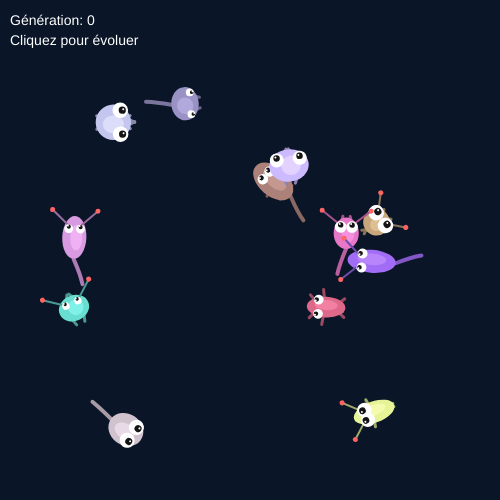
Frame 1 (no input)
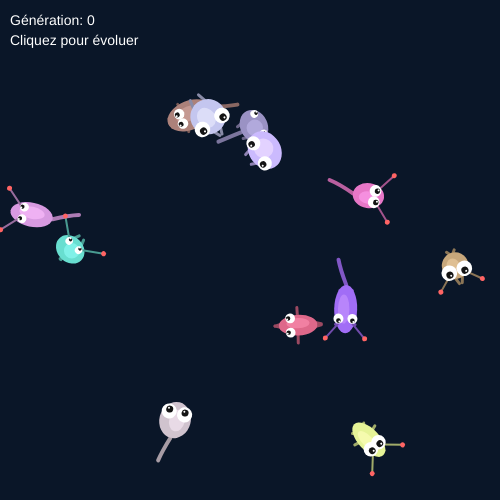
Frame 60 (no input)
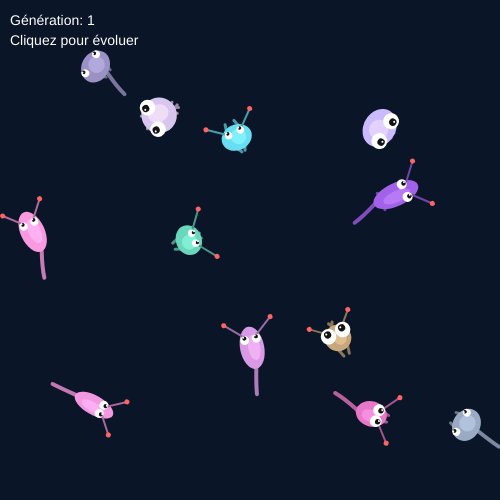
Frame 120 (the mouse pressed at the canvas centre since frame 60)

The p5.js sketch that drew these frames (run headless with seeded random() and noise() and a simulated clock; from frame 60 on, the mouse is pressed at the canvas centre):

// p5.js sketch
// ── sketch.js
// GENUARY 29 - Évolution génétique et mutation
// Petites créatures qui évoluent avec des mutations

let creatures = [];
let generation = 0;

let FOND = "#0a1628";

function setup() {
  createCanvas(500, 500);

  // Créer la population initiale
  for (let i = 0; i < 12; i++) {
    creatures.push(new Creature());
  }
}

function draw() {
  background(FOND);

  // Dessiner et mettre à jour les créatures
  for (let c of creatures) {
    c.update();
    c.display();
  }

  // Afficher la génération
  fill(255);
  noStroke();
  textSize(14);
  text("Génération: " + generation, 10, 25);
  text("Cliquez pour évoluer", 10, 45);
}

function mousePressed() {
  // Nouvelle génération avec mutations
  let newCreatures = [];

  for (let i = 0; i < 12; i++) {
    let parent = random(creatures);
    newCreatures.push(parent.reproduce());
  }

  creatures = newCreatures;
  generation++;
}

class Creature {
  constructor(genes) {
    if (genes) {
      this.genes = genes;
    } else {
      // Gènes aléatoires
      this.genes = {
        bodyW: random(25, 50),
        bodyH: random(20, 40),
        r: random(100, 255),
        g: random(100, 255),
        b: random(100, 255),
        speed: random(0.5, 2),
        legs: floor(random(2, 6)),
        legLength: random(10, 25),
        eyeSize: random(5, 12),
        eyeSpacing: random(0.3, 0.7),
        hasAntenna: random() > 0.5,
        hasTail: random() > 0.5
      };
    }

    this.x = random(50, width - 50);
    this.y = random(80, height - 50);
    this.angle = random(TWO_PI);
    this.time = random(1000);
  }

  update() {
    this.time += 0.05;
    this.x += cos(this.angle) * this.genes.speed;
    this.y += sin(this.angle) * this.genes.speed;
    this.angle += sin(this.time) * 0.05;

    // Rebondir sur les bords
    if (this.x < 30 || this.x > width - 30) this.angle = PI - this.angle;
    if (this.y < 60 || this.y > height - 30) this.angle = -this.angle;

    this.x = constrain(this.x, 30, width - 30);
    this.y = constrain(this.y, 60, height - 30);
  }

  display() {
    push();
    translate(this.x, this.y);
    rotate(this.angle);

    let col = color(this.genes.r, this.genes.g, this.genes.b);

    // Pattes qui bougent
    stroke(red(col) * 0.7, green(col) * 0.7, blue(col) * 0.7);
    strokeWeight(3);
    for (let i = 0; i < this.genes.legs; i++) {
      let legAngle = map(i, 0, this.genes.legs - 1, -PI / 3, PI / 3);
      let wiggle = sin(this.time * 3 + i * 2) * 0.3;

      // Pattes du haut
      let lx = cos(legAngle + wiggle + HALF_PI) * this.genes.legLength;
      let ly = sin(legAngle + wiggle + HALF_PI) * this.genes.legLength;
      line(0, -this.genes.bodyH * 0.3, lx, ly - this.genes.bodyH * 0.3);

      // Pattes du bas
      lx = cos(-legAngle - wiggle - HALF_PI) * this.genes.legLength;
      ly = sin(-legAngle - wiggle - HALF_PI) * this.genes.legLength;
      line(0, this.genes.bodyH * 0.3, lx, ly + this.genes.bodyH * 0.3);
    }

    // Queue
    if (this.genes.hasTail) {
      stroke(red(col) * 0.8, green(col) * 0.8, blue(col) * 0.8);
      strokeWeight(4);
      noFill();
      let tailWiggle = sin(this.time * 2) * 0.5;
      beginShape();
      vertex(-this.genes.bodyW / 2, 0);
      quadraticVertex(
        -this.genes.bodyW / 2 - 15, tailWiggle * 15,
        -this.genes.bodyW / 2 - 25, tailWiggle * 20
      );
      endShape();
    }

    // Corps (forme ovale)
    noStroke();
    fill(col);
    ellipse(0, 0, this.genes.bodyW, this.genes.bodyH);

    // Ventre plus clair
    fill(red(col) + 40, green(col) + 40, blue(col) + 40, 150);
    ellipse(0, 2, this.genes.bodyW * 0.6, this.genes.bodyH * 0.5);

    // Antennes
    if (this.genes.hasAntenna) {
      stroke(red(col) * 0.7, green(col) * 0.7, blue(col) * 0.7);
      strokeWeight(2);
      let antennaWiggle = sin(this.time * 4) * 0.2;
      line(this.genes.bodyW * 0.3, -this.genes.bodyH * 0.3,
           this.genes.bodyW * 0.4 + 10, -this.genes.bodyH * 0.5 - 10 + antennaWiggle * 10);
      line(this.genes.bodyW * 0.3, this.genes.bodyH * 0.3,
           this.genes.bodyW * 0.4 + 10, this.genes.bodyH * 0.5 + 10 - antennaWiggle * 10);

      // Petites boules au bout
      noStroke();
      fill(255, 100, 100);
      ellipse(this.genes.bodyW * 0.4 + 10, -this.genes.bodyH * 0.5 - 10 + antennaWiggle * 10, 5);
      ellipse(this.genes.bodyW * 0.4 + 10, this.genes.bodyH * 0.5 + 10 - antennaWiggle * 10, 5);
    }

    // Yeux
    let eyeX = this.genes.bodyW * 0.2;
    let eyeY = this.genes.bodyH * this.genes.eyeSpacing * 0.5;

    // Blanc des yeux
    fill(255);
    noStroke();
    ellipse(eyeX, -eyeY, this.genes.eyeSize * 1.3, this.genes.eyeSize * 1.3);
    ellipse(eyeX, eyeY, this.genes.eyeSize * 1.3, this.genes.eyeSize * 1.3);

    // Pupilles (regardent dans la direction du mouvement)
    fill(20);
    let pupilOffset = 2;
    ellipse(eyeX + pupilOffset, -eyeY, this.genes.eyeSize * 0.6, this.genes.eyeSize * 0.6);
    ellipse(eyeX + pupilOffset, eyeY, this.genes.eyeSize * 0.6, this.genes.eyeSize * 0.6);

    // Reflets
    fill(255);
    ellipse(eyeX + pupilOffset + 1, -eyeY - 1, 2, 2);
    ellipse(eyeX + pupilOffset + 1, eyeY - 1, 2, 2);

    pop();
  }

  reproduce() {
    let newGenes = {};

    for (let key in this.genes) {
      newGenes[key] = this.genes[key];

      // Mutation aléatoire (15% de chance)
      if (random() < 0.15) {
        if (key === 'legs') {
          newGenes[key] = constrain(this.genes[key] + floor(random(-1, 2)), 2, 6);
        } else if (key === 'r' || key === 'g' || key === 'b') {
          newGenes[key] = constrain(this.genes[key] + random(-40, 40), 50, 255);
        } else if (key === 'hasAntenna' || key === 'hasTail') {
          newGenes[key] = random() > 0.5;
        } else if (typeof this.genes[key] === 'number') {
          newGenes[key] = this.genes[key] * random(0.8, 1.2);
        }
      }
    }

    return new Creature(newGenes);
  }
}
